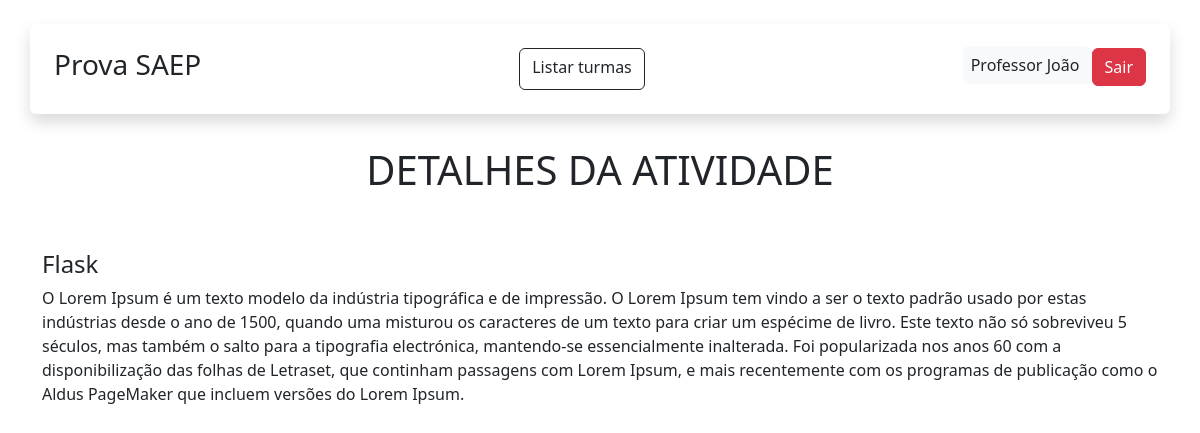
The page /turma/atividade/detalhes/1 (signed in) on the database as committed earlier.
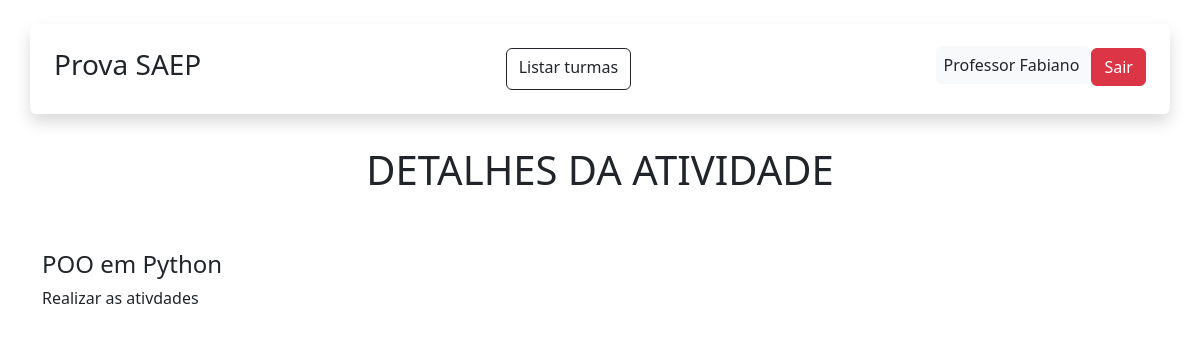
The same page on the database as committed later.
### app/models.py (models this page shows, shortened)
class User(db.Model, UserMixin):
    id = db.Column(db.Integer, primary_key=True)
    nome = db.Column(db.String(100), nullable=False)
    sobrenome = db.Column(db.String(100), nullable=False)
    email = db.Column(db.String(120), unique=True, nullable=False)
    senha = db.Column(db.String(60), nullable=False)
    turmas = db.relationship('Turma', backref='user', lazy=True)
    atividades = db.relationship('Atividade', backref='user', lazy=True)

class Atividade(db.Model):
    id = db.Column(db.Integer, primary_key=True)
    nome = db.Column(db.String(100), nullable=False)
    detalhes = db.Column(db.String, nullable=False)
    user_id = db.Column(db.Integer, db.ForeignKey('user.id'), nullable=False)
    turma_id = db.Column(db.Integer, db.ForeignKey('turma.id'), nullable=False)

### app/view.py (the view)
@app.route("/turma/atividade/detalhes/<int:atividade_id>", methods=["GET"])
@login_required
def atividade_detalhes(atividade_id):
    atividade = Atividade.query.get_or_404(atividade_id)
    return render_template("atividade_detalhes.html", atividade=atividade)

### app/models.py (called while the page is built)
@login_manager.user_loader
def load_user(user_id):
    return User.query.get(int(user_id))

### app/templates/atividade_detalhes.html (shortened to what this page needs)
{% extends "base.html" %}
{% block content %}
<div class="container">
    <div class="row text-center">
        <h1 class="mt-2">DETALHES DA ATIVIDADE</h1>
    </div>
</div>
<div class="container mt-5">
    <div class="mt-5">
        <h4>{{ atividade.nome }}</h4>
        <p>{{ atividade.detalhes }}</p>
    </div>
</div>
{% endblock %}

### app/templates/base.html (shortened to what this page needs)
<!DOCTYPE html>
<html lang="en">
<head>
    <link href="https://cdn.jsdelivr.net/npm/bootstrap@5.3.8/dist/css/bootstrap.min.css" rel="stylesheet"
>
</head>
<body>
    <header class="container shadow rounded-2 p-4 my-4 d-flex justify-content-between">
        <h3> Prova SAEP </h3>
        <nav class="nav gap-2 my-md-0">
            <a href="{{ url_for ('turmas') }}" class="btn btn-outline-dark">Listar turmas</a>
        </nav>
        <div>
            {% if current_user.is_authenticated %}
            <span class="p-2 bg-light rounded-2"> {{ current_user.nome }} {{ current_user.sobrenome }} </span>
            <a href="{{ url_for('logout') }}" class="btn btn-danger">Sair</a>
            {% else %}
            <a class="btn btn-outline-dark px-4" href="{{url_for('LoginPage')}}">Login</a>
            <a class="btn btn-outline-dark px-4" href="{{url_for('RegisterPage')}}">Cadastro</a>
            {% endif %}
        </div>
    </header>
    {% block content %} {% endblock %}
</body>
</html>

Rows that differ between the two databases and show on the page:
changed User "Professor": sobrenome "João" → "Fabiano"
changed Atividade: nome "Flask" → "POO em Python"; detalhes "O Lorem Ipsum é um texto modelo da indústria tipográfica e de impressão. O Lorem Ipsum tem vindo a ser o texto padrão usado por estas indústrias desde o ano de 1500, quando uma misturou os caracteres de um texto para criar um espécime de livro. Este texto não só sobreviveu 5 séculos, mas também o salto para a tipografia electrónica, mantendo-se essencialmente inalterada. Foi popularizada nos anos 60 com a disponibilização das folhas de Letraset, que continham passagens com Lorem Ipsum, e mais recentemente com os programas de publicação como o Aldus PageMaker que incluem versões do Lorem Ipsum." → "Realizar as ativdades"
